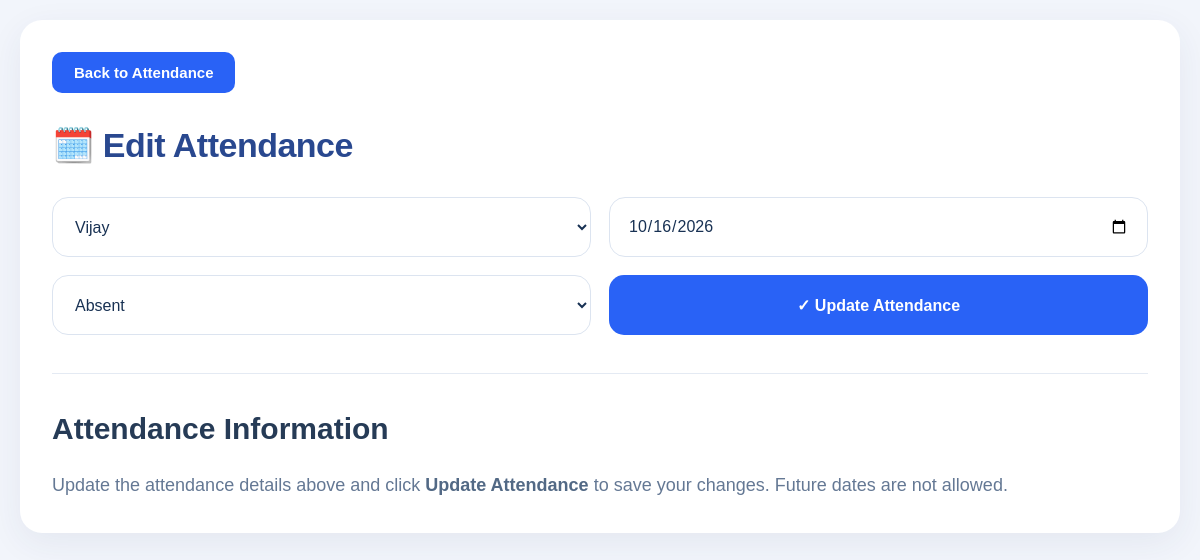
Screenshot of /edit_attendance/31 with the database file from the repository.
### tables this page shows
CREATE TABLE attendance (
            id INTEGER PRIMARY KEY AUTOINCREMENT,
            student_name TEXT,
            date TEXT,
            status TEXT
        );

CREATE TABLE students (
            id INTEGER PRIMARY KEY AUTOINCREMENT,
            name TEXT NOT NULL,
            email TEXT,
            course TEXT,
            semester TEXT,
            course_type TEXT DEFAULT 'UG'
        , student_code TEXT);

### app.py (the view, shortened to what this page needs)
@app.route("/edit_attendance/<int:id>", methods=["GET", "POST"])
def edit_attendance(id):
    conn = get_db()
    today = date.today().isoformat()
    attendance_record = conn.execute("""
        SELECT *
        FROM attendance
        WHERE id = ?
    """, (id,)).fetchone()
    if attendance_record is None:
        conn.close()
        return "Attendance record not found", 404
    students_data = conn.execute("""
        SELECT id, name, student_code, course_type
        FROM students
        ORDER BY name
    """).fetchall()
    conn.close()
    return render_template(
        "edit_attendance.html",
        attendance=attendance_record,
        students=students_data,
        today=today
    )

### app.py (called while the page is built)
def get_db():
    conn = sqlite3.connect(DB_PATH)
    conn.row_factory = sqlite3.Row
    return conn

### templates/edit_attendance.html (shortened to what this page needs)
<!DOCTYPE html>
<html lang="en">
<head>
    <link rel="stylesheet"
          href="{{ url_for('static', filename='style.css') }}">
</head>
<body>
    <div class="edit-container">
        <a href="{{ url_for('attendance') }}" class="back-btn">
            Back to Attendance
        </a>
        <h1 class="page-title">🗓️ Edit Attendance</h1>
        <form method="POST" class="edit-form">
            <select name="student_name" required>
                {% for student in students %}
                    <option
                        value="{{ student['name'] }}"
                        {% if student['name'] == attendance['student_name'] %}
                            selected
                        {% endif %}>
                        {{ student['name'] }}
                    </option>
                {% endfor %}
            </select>
            <input
                type="date"
                name="date"
                id="attendanceDate"
                value="{{ attendance['date'] }}"
                max="{{ today }}"
                required
            >
            <select name="status" required>
                <option value="Absent"
                    {% if attendance['status'] == 'Absent' %}selected{% endif %}>
                    Absent
                </option>
            </select>
            <button type="submit" class="update-btn">
                ✓ Update Attendance
            </button>
        </form>
        <hr class="info-divider">
        <section>
            <h2 class="info-title">Attendance Information</h2>
            <p class="info-description">
                Update the attendance details above and click
                <strong>Update Attendance</strong> to save your changes.
                Future dates are not allowed.
            </p>
        </section>
    </div>
</body>
</html>

### static/style.css (style rules this page uses)
* { margin:0; padding:0; box-sizing:border-box; }
body { font-family:'Segoe UI',sans-serif; background:#f4f6f9; padding:25px; }
h1 { color:#1e3a8a; font-size:42px; font-weight:700; margin-bottom:30px; }
h2 { font-size:32px; margin:30px 0 20px; }
form { display:flex; flex-wrap:wrap; gap:15px; align-items:center; margin-bottom:25px; }
input, select { width:280px; height:50px; padding:0 15px; border:1px solid #d1d5db; border-radius:8px; font-size:16px; }
button { background:#2563eb; color:#fff; border:none; height:50px; padding:0 25px; border-radius:8px; font-size:16px; cursor:pointer; }
hr { margin:25px 0; border:none; border-top:1px solid #ddd; }
.page-title { font-size:48px; color:#1e3a8a; margin-bottom:30px; }
.back-btn { display:inline-block; margin-bottom:20px; padding:10px 18px; background:#2563eb; color:white; text-decoration:none; border-radius:6px; font-weight:600; }
.back-btn { display: inline-block; background: #2563eb; color: white; padding: 12px 20px; border-radius: 8px; text-decoration: none; font-size: 15px; font-weight: 600; margin-bottom: 20px; transition: background 0.3s ease; }

### templates/edit_attendance.html (style rules this page uses)
* { box-sizing: border-box; }
body { margin: 0; padding: 20px; background: #f2f5fb; font-family: Arial, Helvetica, sans-serif; color: #183153; }
.edit-container { width: 100%; max-width: 1800px; margin: 0 auto; padding: 32px; background: #fff; border-radius: 22px; box-shadow: 0 10px 35px rgba(36, 58, 100, 0.07); }
.back-btn { display: inline-block; padding: 12px 22px; margin-bottom: 32px; border-radius: 10px; background: #2962f6; color: #fff; text-decoration: none; font-size: 15px; font-weight: 600; transition: background .2s ease; }
.page-title { margin: 0 0 32px; color: #29488f; font-size: 40px; font-weight: 700; letter-spacing: -0.5px; }
.edit-form { display: grid; grid-template-columns: repeat(5, minmax(0, 1fr)); gap: 18px; align-items: center; }
.edit-form select, .edit-form input { width: 100%; min-width: 0; height: 72px; padding: 0 18px; border: 1px solid #dce4f0; border-radius: 16px; background: #fff; color: #183153; font-family: inherit; font-size: 18px; outline: none; transition: border-color .2s, box-shadow .2s; }
.update-btn { width: 100%; height: 72px; padding: 0 12px; border: none; border-radius: 15px; background: #2962f6; color: #fff; font-family: inherit; font-size: 17px; font-weight: 700; white-space: nowrap; cursor: pointer; transition: background .2s ease; }
.info-divider { border: none; border-top: 1px solid #e4eaf3; margin: 38px 0; }
.info-title { margin: 0 0 24px; color: #263b56; font-size: 30px; font-weight: 700; }
.info-description { margin: 0; color: #647894; font-size: 18px; line-height: 1.7; }
.info-description strong { color: #526985; }
@media (max-width: 1300px) { .edit-form { grid-template-columns: repeat(2, minmax(0, 1fr)); } }
@media (max-width: 1300px) { .update-btn { grid-column: auto; } }
@media (max-width: 1300px) { .edit-form select, .edit-form input, .update-btn { height: 60px; font-size: 16px; } }
@media (max-width: 1300px) { .page-title { font-size: 34px; } }

### rows the page displays
attendance: student_name "Vijay", date "10/16/2026", status "Absent"
